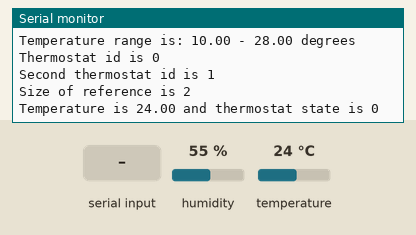
Recording of a sketch running on a simulated Arduino Uno, built with avr-gcc and run on an emulated ATmega328P. On the bench: the last lines printed to the serial monitor. The test bench sets the inputs (shaded band); at power-on: temperature 24 °C, humidity 55 %.

Above: at 3.2 s.
3.3 s: temperature set to 33 °C
At 4.15 s:
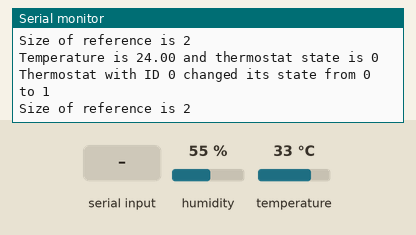
5.5 s: "90,45\n" received over Serial
At 6.7 s:
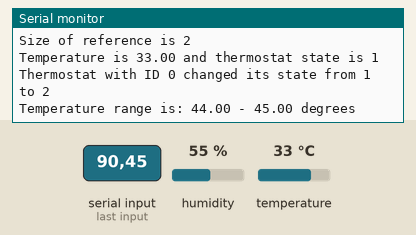
7.0 s: "30,150\n" received over Serial
At 9.5 s:
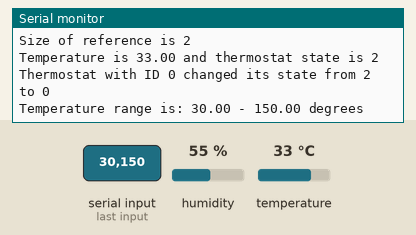
13.4 s: temperature set to 12 °C
At 14.3 s:
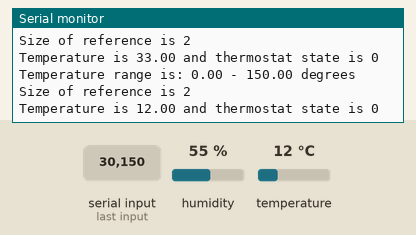
Timing chart, 0 to 15.9 s (numbered marks = the images above; inputs shaded):
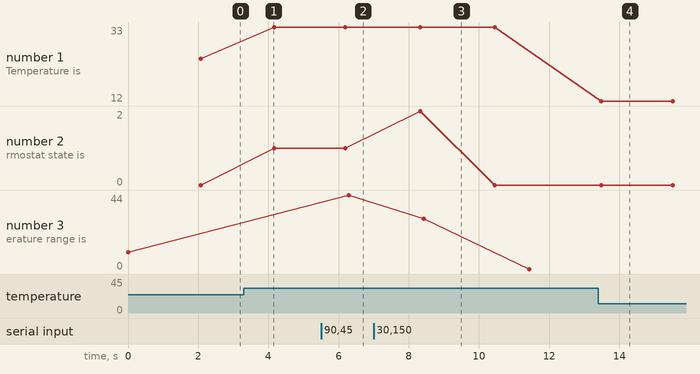

Measured:
- after the input at 3.3 s, the serial monitor: prints a new line after 0.78 s (image 1)
- after the input at 5.5 s, the serial monitor: prints a new line after 0.74 s (image 2)
- after the input at 7.0 s, the serial monitor: prints a new line after 1.4 s (image 3)
- after the input at 13.4 s, the serial monitor: prints a new line after 0.09 s (image 4)
- plotted number 1: 24 → 33 after the input at 3.3 s, 33 → 12 after the input at 13.4 s
- plotted number 2: 0 → 1 after the input at 3.3 s
- plotted number 3: 10 → 44 after the input at 5.5 s

The sketch:

ThermostatProgram.ino
```cpp
#if ARDUINO >= 100
 #include "Arduino.h"
#else
 #include "WProgram.h"
#endif

// DHT related include
#include "DHT.h"

// Thermostat related includes
#include "Thermostat.h"
#include "ThermostatListener.h"

// DHT related declarations
// define to which pin of the Arduino board the pin 2 of the DHT11 chip is connected
#define DHTPIN 8

// we are using DHT11
#define DHTTYPE DHT11

// the first argument is the connected pin, the second the dht chip model
DHT g_dht(DHTPIN, DHTTYPE);

// Thermostat related declarations
ThermostatListener g_thermostatListener;
Thermostat g_thermostat(g_thermostatListener, 15, 25);
Thermostat g_thermostat2(g_thermostatListener, 15, 25);

void setup()
{
  // configure the serial port
  Serial.begin(9600);

  // initialize the dht library
  g_dht.begin();

  // set the temperature range
  g_thermostat.SetTemperatureRange(10, 28);

  if (Serial)
  {
    Serial.print("Thermostat id is ");
    Serial.println(g_thermostat.GetID());

    Serial.print("Second thermostat id is ");
    Serial.println(g_thermostat2.GetID());
  }
}

void loop()
{
  // put your main code here, to run repeatedly:

  // Wait 2 seconds between measurements
  delay(2000);

  // read temperature
  // Read temperature as Celsius
  float t = g_dht.readTemperature();

  g_thermostat.SetCurrentTemperature(t);

  if (Serial)
  {
    Serial.print("Size of reference is ");
    Serial.println(sizeof(IThermostatListener&));

    Serial.print("Temperature is ");
    Serial.print(t);
    Serial.print(" and thermostat state is ");
    Serial.println(g_thermostat.GetState());

    // check for input
    if (Serial.available() > 0)
    {
      int minTemperature = Serial.parseInt();
      int maxTemperature = g_thermostat.GetMaxTemperature();
      if (Serial.available() > 0)
      {
        maxTemperature = Serial.parseInt();
      }
      g_thermostat.SetTemperatureRange(minTemperature, maxTemperature);
    }
  }
}
```

Cooler.cpp
```cpp
#if ARDUINO >= 100
 #include "Arduino.h"
#else
 #include "WProgram.h"
#endif

#include "Cooler.h"

Cooler::Cooler()
: m_isOn(false)
{
}

void Cooler::TurnOn(void)
{
  m_isOn = true;
}

void Cooler::TurnOff(void)
{
  m_isOn = false;
}

bool Cooler::IsOn(void) const
{
  return m_isOn;
}
```

Cooler.h
```cpp
#pragma once

class Cooler
{
public:
  // constructor
  Cooler();

  // methods
  void TurnOn(void);
  void TurnOff(void);
  bool IsOn(void) const;

private:
  // data members
  bool m_isOn;
};
```

Heater.cpp
```cpp
#if ARDUINO >= 100
 #include "Arduino.h"
#else
 #include "WProgram.h"
#endif

#include "Heater.h"

Heater::Heater()
: m_isOn(false)
{
}

void Heater::TurnOn(void)
{
  m_isOn = true;
}

void Heater::TurnOff(void)
{
  m_isOn = false;
}

bool Heater::IsOn(void) const
{
  return m_isOn;
}
```

Heater.h
```cpp
#pragma once

class Heater
{
public:
  // constructor
  Heater();

  // methods
  void TurnOn(void);
  void TurnOff(void);
  bool IsOn(void) const;

private:
  // data members
  bool m_isOn;
};
```

IThermostatListener.h
```cpp
#pragma once

class IThermostatListener
{
public:
  // Thermostat state
  enum State
  {
    AllOff = 0,
    CoolerOn = 1,
    HeaterOn = 2
  };

  virtual void OnStateChanged(unsigned int thermostatID, State oldState, State newState) = 0;
};
```

Thermostat.cpp
```cpp
#if ARDUINO >= 100
 #include "Arduino.h"
#else
 #include "WProgram.h"
#endif

#include "Thermostat.h"

unsigned int Thermostat::g_numberOfThermostats = 0;

Thermostat::Thermostat(IThermostatListener& listener, float minTemperature, float maxTemperature)
: m_listener(listener),
  m_minTemperature(minTemperature),
  m_maxTemperature(maxTemperature),
  m_thermostatID(g_numberOfThermostats),
  m_state(IThermostatListener::AllOff),
  m_currentTemperature(-100)
{
  if (m_minTemperature >= m_maxTemperature)
  {
    m_minTemperature = m_maxTemperature - 1;
  }

  g_numberOfThermostats++;

}

IThermostatListener::State Thermostat::GetState(void) const
{
  return m_state;
}

unsigned int Thermostat::GetID(void) const
{
  return m_thermostatID;
}

float Thermostat::GetMinTemperature(void) const
{
  return m_minTemperature;
}

float Thermostat::GetMaxTemperature(void) const
{
  return m_maxTemperature;
}

void Thermostat::SetTemperatureRange(float minTemperature, float maxTemperature)
{
  if (minTemperature >= maxTemperature)
  {
    minTemperature = maxTemperature - 1;
  }

  if (m_currentTemperature != -100)
  {
    if (minTemperature > m_currentTemperature)
    {
      SetState(IThermostatListener::HeaterOn);
    }
    else if (maxTemperature < m_currentTemperature)
    {
      SetState(IThermostatListener::CoolerOn);
    }
    else
    {
      SetState(IThermostatListener::AllOff);
    }
  }

  // store new values
  if (Serial)
  {
    Serial.print("Temperature range is: ");
    Serial.print(minTemperature);
    Serial.print(" - ");
    Serial.print(maxTemperature);
    Serial.println(" degrees");
  }
  m_minTemperature = minTemperature;
  m_maxTemperature = maxTemperature;
}

void Thermostat::SetCurrentTemperature(float temperature)
{
  if (temperature < m_minTemperature)
  {
    SetState(IThermostatListener::HeaterOn);
  }
  else if (temperature > m_maxTemperature)
  {
    SetState(IThermostatListener::CoolerOn);
  }
  else
  {
    SetState(IThermostatListener::AllOff);
  }

  // store the temperature
  m_currentTemperature = temperature;
}

void Thermostat::SetState(IThermostatListener::State state)
{
  if (state == m_state)
  {
    // nothing to do
    return;
  }

  if (state == IThermostatListener::HeaterOn)
  {
    // turn cooler off
    m_cooler.TurnOff();
    // turn heater on
    m_heater.TurnOn();
  }
  else if (state == IThermostatListener::CoolerOn)
  {
    // turn cooler on
    m_cooler.TurnOn();
    // turn heater off
    m_heater.TurnOff();
  }
  else if (state == IThermostatListener::AllOff)
  {
    // turn cooler off
    m_cooler.TurnOff();
    // turn heater off
    m_heater.TurnOff();
  }

  // notify state change
  m_listener.OnStateChanged(m_thermostatID, m_state, state);

  // save state
  m_state = state;
}
```

Thermostat.h
```cpp
#pragma once

#if ARDUINO >= 100
 #include "Arduino.h"
#else
 #include "WProgram.h"
#endif

#include "IThermostatListener.h"
#include "Cooler.h"
#include "Heater.h"

class Thermostat
{
public:
  // constructor
  Thermostat(IThermostatListener& listener, float minTemperature, float maxTemperature);

  // methods
  IThermostatListener::State GetState(void) const;
  unsigned int GetID(void) const;
  float GetMinTemperature(void) const;
  float GetMaxTemperature(void) const;
  void SetTemperatureRange(float minTemperature, float maxTemperature);
  void SetCurrentTemperature(float temperature);

private:
  // private method
  void SetState(IThermostatListener::State state);

  // data members
  IThermostatListener& m_listener;
  float m_minTemperature;
  float m_maxTemperature;
  unsigned int m_thermostatID;
  static unsigned int g_numberOfThermostats;
  float m_currentTemperature;
  IThermostatListener::State m_state;
  Cooler m_cooler;
  Heater m_heater;
};
```

ThermostatListener.cpp
```cpp
#if ARDUINO >= 100
 #include "Arduino.h"
#else
 #include "WProgram.h"
#endif

#include "ThermostatListener.h"

ThermostatListener::ThermostatListener()
{
}

void ThermostatListener::OnStateChanged(unsigned int thermostatID, State oldState, State newState)
{
  if (Serial)
  {
    Serial.print("Thermostat with ID ");
    Serial.print(thermostatID);
    Serial.print(" changed its state from ");
    Serial.print(oldState);
    Serial.print(" to ");
    Serial.println(newState);
  }
}
```

ThermostatListener.h
```cpp
#pragma once

#include "IThermostatListener.h"

class ThermostatListener :
  public IThermostatListener
{
public:
  // constructor
  ThermostatListener();

  // methods
  virtual void OnStateChanged(unsigned int thermostatID, State oldState, State newState);

private:
  // data members

};
```
